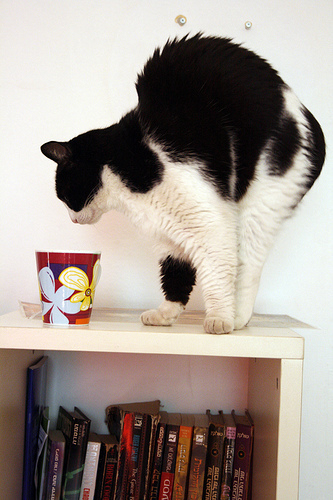
#> input picture Project2/000000542054.jpg, 333 x 500 px
$ jupyter execute q4.ipynb   (older library calls are emulated)
#> lines starting #> are read from the running program, lines starting #| are printed output that depends on the picture; after the words box and inside, x2 and y2 are one past the last pixel; in counts of white or black regions, pixels touching at a corner belong together
[cell 1]
import matplotlib.pyplot as plt
import numpy as np
import cv2
import json

[cell 2]
def apply_watershed(image):
    gray = cv2.cvtColor(image, cv2.COLOR_BGR2GRAY)
    _, thresh = cv2.threshold(gray, 0, 255, cv2.THRESH_BINARY_INV + cv2.THRESH_OTSU)
    kernel = np.ones((3, 3), np.uint8)
    opening = cv2.morphologyEx(thresh, cv2.MORPH_OPEN, kernel, iterations=2)
    sure_bg = cv2.dilate(opening, kernel, iterations=3)
    dist_transform = cv2.distanceTransform(opening, cv2.DIST_L2, 5)
    _, sure_fg = cv2.threshold(dist_transform, 0.5 * dist_transform.max(), 255, 0)
    sure_fg = np.uint8(sure_fg)
    unknown = cv2.subtract(sure_bg, sure_fg)
    _, markers = cv2.connectedComponents(sure_fg)
    markers = markers + 1
    markers[unknown == 255] = 0
    markers = cv2.watershed(image, markers)
    image[markers == -1] = [255, 0, 0]  # Mark boundaries in red
    mask = (markers > 1).astype(np.uint8) * 255  # Convert regions into binary mask
    return mask

[cell 3]
def apply_otsu(image):
    gray = cv2.cvtColor(image, cv2.COLOR_BGR2GRAY)
    blur = cv2.GaussianBlur(gray, (5, 5), 0)
    _, thresh = cv2.threshold(blur, 0, 255, cv2.THRESH_BINARY + cv2.THRESH_OTSU)
    return thresh

[cell 4]
def apply_kmeans(image, K=3):
    Z = image.reshape((-1, 3))
    Z = np.float32(Z)
    criteria = (cv2.TERM_CRITERIA_EPS + cv2.TERM_CRITERIA_MAX_ITER, 10, 1.0)
    _, label, center = cv2.kmeans(Z, K, None, criteria, 10, cv2.KMEANS_RANDOM_CENTERS)
    center = np.uint8(center)
    res = center[label.flatten()]
    res2 = res.reshape((image.shape))
    gray = cv2.cvtColor(res2, cv2.COLOR_BGR2GRAY)
    _, binary = cv2.threshold(gray, 128, 255, cv2.THRESH_BINARY)
    return binary

[cell 5]
def apply_canny(image):
    gray = cv2.cvtColor(image, cv2.COLOR_BGR2GRAY)
    edges = cv2.Canny(gray, 50, 150)
    return edges

[cell 6]
def apply_adaptive_threshold(image):
    gray = cv2.cvtColor(image, cv2.COLOR_BGR2GRAY)
    adaptive_thresh = cv2.adaptiveThreshold(gray, 255, cv2.ADAPTIVE_THRESH_GAUSSIAN_C,
                                            cv2.THRESH_BINARY, 11, 2)
    return adaptive_thresh

[cell 7]
def apply_mean_shift(image):
    mean_shift = cv2.pyrMeanShiftFiltering(image, sp=21, sr=41)
    mean_shift_gray = cv2.cvtColor(mean_shift, cv2.COLOR_BGR2GRAY)
    _, mean_shift_mask = cv2.threshold(mean_shift_gray, 0, 255, cv2.THRESH_BINARY + cv2.THRESH_OTSU)
    return mean_shift_mask

[cell 8]
def apply_log(image):
    gray = cv2.cvtColor(image, cv2.COLOR_BGR2GRAY)
    log_edges = cv2.Laplacian(gray, cv2.CV_64F)
    log_edges = np.uint8(np.absolute(log_edges))
    _, log_mask = cv2.threshold(log_edges, 0, 255, cv2.THRESH_BINARY + cv2.THRESH_OTSU)
    return log_mask

[cell 9]
def ensure_foreground_white(mask):
    if np.sum(mask == 255) < np.sum(mask == 0):
        return cv2.bitwise_not(mask)
    return mask

def segment_image(img):
    # Original methods
    gray = cv2.cvtColor(img, cv2.COLOR_BGR2GRAY)
    lab = cv2.cvtColor(img, cv2.COLOR_BGR2LAB)
    l_channel, a_channel, b_channel = cv2.split(lab)

    _, otsu_mask = cv2.threshold(gray, 0, 255, cv2.THRESH_BINARY + cv2.THRESH_OTSU)
    otsu_mask = ensure_foreground_white(otsu_mask)

    a_thresh = cv2.adaptiveThreshold(a_channel, 255, cv2.ADAPTIVE_THRESH_GAUSSIAN_C,
                                    cv2.THRESH_BINARY_INV, 11, 2)
    a_thresh = ensure_foreground_white(a_thresh)

    Z = img.reshape((-1, 3))
    Z = np.float32(Z)
    _, label, center = cv2.kmeans(Z, 2, None, (cv2.TERM_CRITERIA_EPS + cv2.TERM_CRITERIA_MAX_ITER, 10, 1.0), 10, cv2.KMEANS_RANDOM_CENTERS)
    clustered_img = center[label.flatten()].reshape(img.shape)
    clustered_gray = cv2.cvtColor(np.uint8(clustered_img), cv2.COLOR_BGR2GRAY)
    _, kmeans_mask = cv2.threshold(clustered_gray, 0, 255, cv2.THRESH_BINARY + cv2.THRESH_OTSU)
    kmeans_mask = ensure_foreground_white(kmeans_mask)

    edges = cv2.Canny(gray, 50, 150)
    kernel = np.ones((3, 3), np.uint8)
    canny_mask = cv2.dilate(edges, kernel, iterations=1)
    canny_mask = cv2.morphologyEx(canny_mask, cv2.MORPH_CLOSE, kernel, iterations=2)
    canny_mask = ensure_foreground_white(canny_mask)

    dist_transform = cv2.distanceTransform(otsu_mask, cv2.DIST_L2, 5)
    _, sure_fg = cv2.threshold(dist_transform, 0.7 * dist_transform.max(), 255, 0)
    sure_fg = np.uint8(sure_fg)
    unknown = cv2.subtract(cv2.dilate(otsu_mask, kernel, iterations=3), sure_fg)
    markers = cv2.connectedComponents(sure_fg)[1] + 1
    markers[unknown == 255] = 0
    markers = cv2.watershed(img, markers)
    watershed_mask = np.zeros_like(gray)
    watershed_mask[markers > 1] = 255
    watershed_mask = ensure_foreground_white(watershed_mask)

    mean_shift_mask = ensure_foreground_white(apply_mean_shift(img))
    log_mask = ensure_foreground_white(apply_log(img))

    # Combine all masks into a list for voting
    masks = [otsu_mask, a_thresh, kmeans_mask, canny_mask, watershed_mask, mean_shift_mask, log_mask]
    stacked_masks = np.stack(masks, axis=2)

    # Voting: count votes for foreground (white) in each pixel
    vote_counts = np.sum(stacked_masks == 255, axis=2)
    vote_threshold = 4  # Majority vote threshold (adjust based on number of methods)
    final_mask = np.where(vote_counts >= vote_threshold, 255, 0).astype(np.uint8)

    # Final smoothing with Gaussian blur
    final_mask = cv2.GaussianBlur(final_mask, (3, 3), 0)

    return final_mask

[cell 10]
def load_ground_truth_mask(json_file, image_shape):
    with open(json_file, 'r') as f:
        annotations = json.load(f)

    # Initialize an empty mask
    ground_truth_mask = np.zeros(image_shape[:2], dtype=np.uint8)

    # Iterate through each annotation and draw the polygon on the mask
    for annotation in annotations:
        segmentation = annotation['segmentation']
        for poly in segmentation:
            # Convert the polygon points to integer pixel coordinates
            polygon = np.array(poly, dtype=np.int32).reshape((-1, 2))
            cv2.fillPoly(ground_truth_mask, [polygon], 1)  # Fill the polygon with 1 for foreground

    ground_truth_mask *= 255  # Scale to 255 for visualization and compatibility with other masks
    return ground_truth_mask

[cell 11]
def invert_mask(mask):
    return cv2.bitwise_not(mask)

def calculate_iou(segmentation, ground_truth):
    # Calculate IoU for original mask
    intersection = np.logical_and(segmentation, ground_truth)
    union = np.logical_or(segmentation, ground_truth)
    iou_original = np.sum(intersection) / np.sum(union) if np.sum(union) != 0 else 0

    # Calculate IoU for inverted mask
    inverted_segmentation = invert_mask(segmentation)
    intersection_inverted = np.logical_and(inverted_segmentation, ground_truth)
    union_inverted = np.logical_or(inverted_segmentation, ground_truth)
    iou_inverted = np.sum(intersection_inverted) / np.sum(union_inverted) if np.sum(union_inverted) != 0 else 0

    # Return the higher IoU score
    return max(iou_original, iou_inverted)

[cell 12]
# Load the original image
img = cv2.imread('000000542054.jpg')  # Make sure this path is correct
#> img is the input picture: shape (500, 333, 3); mean B, G, R 143.7, 151, 161.3

# Load the ground truth mask from JSON
ground_truth = load_ground_truth_mask('annotations_542054.json', img.shape)
#> (reads Project2/annotations_542054.json from the repository)

# Apply segmentation algorithms
watershed_result = apply_watershed(img.copy())
#> in apply_watershed, `_, thresh = cv2.threshold(gray, 0, 255, cv2.THRESH_BINARY_INV + cv2.TH..`:
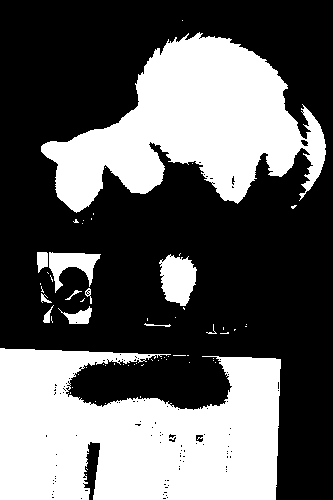
#> thresh: shape (500, 333); 37.9% white; 65 white regions (53 under 20 px), largest, box (x1, y1, x2, y2) and area: (0, 348, 281, 500) 33418, (41, 32, 326, 213) 26369, (159, 254, 197, 306) 1394
#> in apply_watershed, `opening = cv2.morphologyEx(thresh, cv2.MORPH_OPEN, kernel, iterations=2)`: opening: shape (500, 333); 36.9% white; 9 white regions, largest, box (x1, y1, x2, y2) and area: (0, 348, 281, 500) 32742, (41, 36, 302, 212) 24962, (161, 257, 196, 306) 1333
#> in apply_watershed, `sure_bg = cv2.dilate(opening, kernel, iterations=3)`: sure_bg: shape (500, 333); 42.3% white; 6 white regions, box (x1, y1, x2, y2) and area: (0, 345, 284, 500) 35823, (38, 33, 329, 215) 30142, (158, 254, 199, 309) 1877, (34, 249, 103, 291) 1839, (65, 307, 94, 327) 516, (41, 311, 53, 326) 179
#> in apply_watershed, `_, sure_fg = cv2.threshold(dist_transform, 0.5 * dist_transform.max(),..`: sure_fg: shape (500, 333) float32; 4.5% white; 5 white regions (1 under 20 px), largest, box (x1, y1, x2, y2) and area: (167, 68, 257, 146) 4602, (0, 379, 27, 500) 2573, (124, 459, 138, 500) 292, (199, 492, 211, 500) 60
#> in apply_watershed, `_, markers = cv2.connectedComponents(sure_fg)`: markers: shape (500, 333) int32; 6 distinct labels, from 0 to 5
#> in apply_watershed, `markers = markers + 1`: markers: shape (500, 333) int32; 6 distinct labels, from 1 to 6
#> in apply_watershed, `markers[unknown == 255] = 0`: markers: shape (500, 333) int32; 7 distinct labels, from 0 to 6
#> in apply_watershed, `markers = cv2.watershed(image, markers)`:
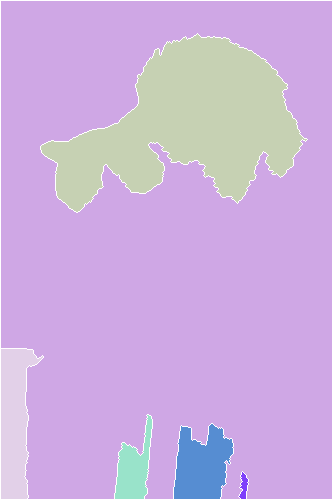
#> markers: shape (500, 333) int32; 7 distinct labels, from -1 to 6; one colour per label, 0 black, -1 white
#> in apply_watershed, `image[markers == -1] = [255, 0, 0]`:
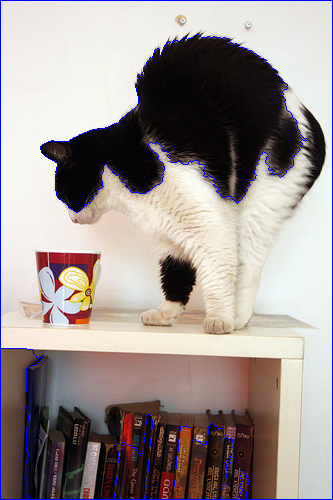
#> image: shape (500, 333, 3); 1.94% of pixels changed, all inside (x1, y1, x2, y2) = (0, 0, 333, 500)
#> in apply_watershed, `mask = (markers > 1).astype(np.uint8) * 255`: mask: shape (500, 333); 20.1% white; 5 white regions, box (x1, y1, x2, y2) and area: (41, 34, 307, 212) 24421, (1, 349, 43, 499) 3943, (174, 424, 233, 499) 3267, (115, 415, 152, 499) 1658, (239, 472, 248, 499) 137
otsu_result = apply_otsu(img.copy())
#> in apply_otsu, `_, thresh = cv2.threshold(blur, 0, 255, cv2.THRESH_BINARY + cv2.THRESH..`:
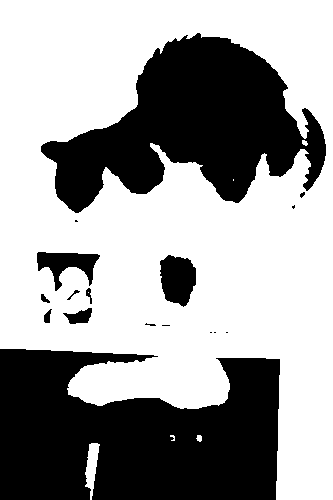
#> thresh: shape (500, 333); 62.2% white; 17 black regions (8 under 20 px), largest, box (x1, y1, x2, y2) and area: (0, 349, 280, 500) 33406, (41, 33, 326, 213) 26464, (160, 255, 196, 307) 1414
kmeans_result = apply_kmeans(img.copy())
#> in apply_kmeans, `_, label, center = cv2.kmeans(Z, K, None, criteria, 10, cv2.KMEANS_RAN..`: center = [[99.33, 112.1, 143.1], [19.37, 20.01, 31.53], [221, 230.1, 233.5]]
#> in apply_kmeans, `center = np.uint8(center)`: center = [[99, 112, 143], [19, 20, 31], [221, 230, 233]]
#> in apply_kmeans, `_, binary = cv2.threshold(gray, 128, 255, cv2.THRESH_BINARY)`: binary: shape (500, 333); 55.1% white; 111 black regions (102 under 20 px), largest, box (x1, y1, x2, y2) and area: (0, 348, 282, 500) 40950, (40, 31, 326, 224) 28050, (141, 243, 232, 335) 2729
canny_result = apply_canny(img.copy())
#> in apply_canny, `edges = cv2.Canny(gray, 50, 150)`: edges: shape (500, 333); 8.6% white in thin lines or dots
adaptive_thresh_result = apply_adaptive_threshold(img.copy())
#> in apply_adaptive_threshold, `adaptive_thresh = cv2.adaptiveThreshold(gray, 255, cv2.ADAPTIVE_THRESH..`:
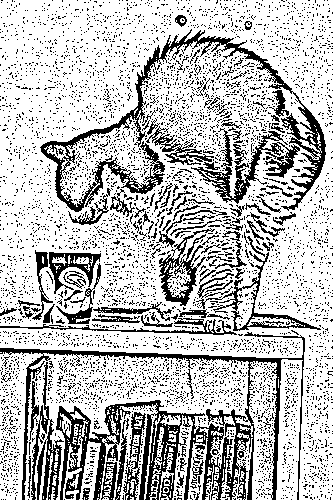
#> adaptive_thresh: shape (500, 333); 73.7% white; black in thin lines or dots
mean_shift_result = apply_mean_shift(img.copy())
#> in apply_mean_shift, `_, mean_shift_mask = cv2.threshold(mean_shift_gray, 0, 255, cv2.THRESH..`: mean_shift_mask: shape (500, 333); 64.2% white; 37 black regions (27 under 20 px), largest, box (x1, y1, x2, y2) and area: (0, 348, 281, 500) 30209, (41, 32, 326, 212) 26257, (160, 255, 197, 306) 1351
log_result = apply_log(img.copy())
#> in apply_log, `_, log_mask = cv2.threshold(log_edges, 0, 255, cv2.THRESH_BINARY + cv2..`: log_mask: shape (500, 333); 6.3% white in thin lines or dots
our_result = segment_image(img.copy())
#> in segment_image, `lab = cv2.cvtColor(img, cv2.COLOR_BGR2LAB)`: lab: shape (500, 333, 3); mean of channels 0, 1, 2 156, 131.1, 133.5
#> in segment_image, `l_channel, a_channel, b_channel = cv2.split(lab)`:
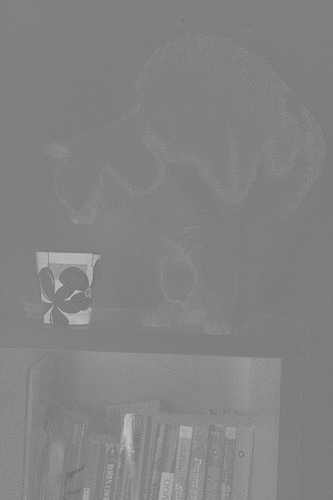
#> a_channel: shape (500, 333); min 108, max 194, mean 131.1
#> in segment_image, `a_thresh = cv2.adaptiveThreshold(a_channel, 255, cv2.ADAPTIVE_THRESH_G..`:
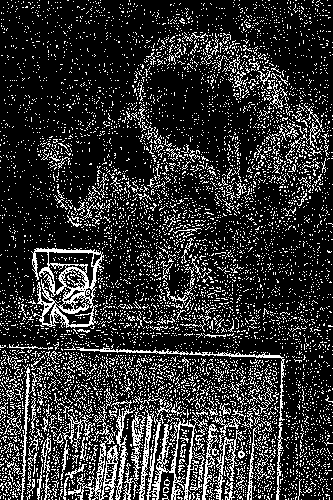
#> a_thresh: shape (500, 333); 19.5% white in thin lines or dots
#> in ensure_foreground_white (call 2), `return cv2.bitwise_not(mask)`: returned value: shape (500, 333); 80.5% white; black in thin lines or dots
#> in segment_image, `_, label, center = cv2.kmeans(Z, 2, None, (cv2.TERM_CRITERIA_EPS + cv2..`: center = [[210.6, 220.1, 226], [33.82, 37.38, 54.84]]
#> in segment_image, `clustered_img = center[label.flatten()].reshape(img.shape)`:
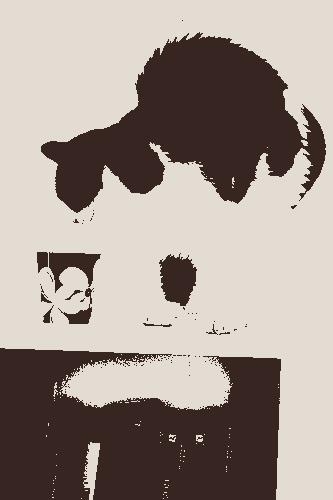
#> clustered_img: shape (500, 333, 3) float32; mean B, G, R 143.8, 151.1, 161.1
#> in segment_image, `clustered_gray = cv2.cvtColor(np.uint8(clustered_img), cv2.COLOR_BGR2G..`: clustered_gray: shape (500, 333); values 42 (black) and 221 (white), 62.2% white; 103 black regions (92 under 20 px), largest, box (x1, y1, x2, y2) and area: (0, 348, 281, 500) 33168, (41, 32, 326, 213) 26400, (159, 253, 197, 306) 1409
#> in segment_image, `canny_mask = cv2.dilate(edges, kernel, iterations=1)`: canny_mask: shape (500, 333); 25.4% white; 6 white regions, box (x1, y1, x2, y2) and area: (0, 30, 327, 500) 25557, (20, 354, 256, 500) 15724, (244, 212, 266, 258) 572, (173, 13, 188, 28) 177, (260, 201, 280, 215) 138, (243, 19, 254, 31) 110
#> in segment_image, `canny_mask = cv2.morphologyEx(canny_mask, cv2.MORPH_CLOSE, kernel, ite..`: canny_mask: shape (500, 333); 29.1% white; 3 white regions, box (x1, y1, x2, y2) and area: (0, 30, 327, 500) 48180, (173, 13, 188, 28) 179, (243, 19, 254, 31) 110
#> in segment_image, `_, sure_fg = cv2.threshold(dist_transform, 0.7 * dist_transform.max(),..`: sure_fg: shape (500, 333) float32; 1.2% white; 1 white region, box (x1, y1, x2, y2) and area: (0, 0, 60, 46) 1982
#> in segment_image, `unknown = cv2.subtract(cv2.dilate(otsu_mask, kernel, iterations=3), su..`: unknown: shape (500, 333); 68.1% white; 11 black regions (3 under 20 px), largest, box (x1, y1, x2, y2) and area: (0, 351, 278, 500) 28081, (45, 40, 298, 208) 21360, (0, 0, 60, 46) 1982
#> in segment_image, `markers[unknown == 255] = 0`:
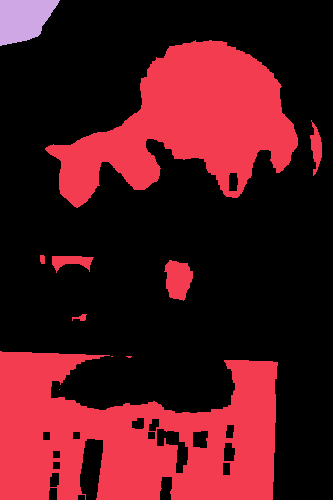
#> markers: shape (500, 333) int32; 3 distinct labels, from 0 to 2; one colour per label, 0 black
#> in segment_image, `markers = cv2.watershed(img, markers)`:
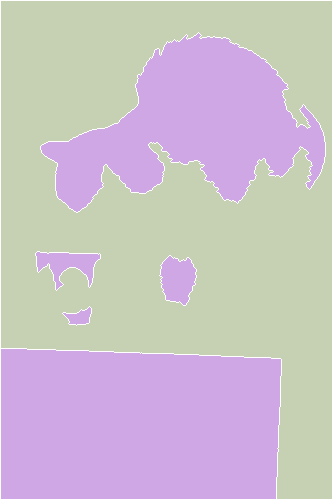
#> markers: shape (500, 333) int32; 3 distinct labels, from -1 to 2; one colour per label, 0 black, -1 white


# Calculate IoU scores
iou_watershed = calculate_iou(watershed_result, ground_truth)
#> in calculate_iou, `iou_original = np.sum(intersection) / np.sum(union) if np.sum(union) !..`: iou_original = 0.39
#> in calculate_iou, `iou_inverted = np.sum(intersection_inverted) / np.sum(union_inverted) ..`: iou_inverted = 0.253
#> iou_watershed = 0.39
iou_otsu = calculate_iou(otsu_result, ground_truth)
#> iou_otsu = 0.543
iou_kmeans = calculate_iou(kmeans_result, ground_truth)
#> iou_kmeans = 0.532
iou_canny = calculate_iou(canny_result, ground_truth)
#> iou_canny = 0.362
iou_adaptive_thresh = calculate_iou(adaptive_thresh_result, ground_truth)
#> iou_adaptive_thresh = 0.329
iou_mean_shift = calculate_iou(mean_shift_result, ground_truth)
#> iou_mean_shift = 0.554
iou_log = calculate_iou(log_result, ground_truth)
#> iou_log = 0.377
iou_our = calculate_iou(our_result, ground_truth)
#> iou_our = 0.563

# Print IoU scores
print("IoU Scores:")
print(f"Watershed: {iou_watershed:.4f}")
#| Watershed: 0.3898
print(f"Otsu's Thresholding: {iou_otsu:.4f}")
#| Otsu's Thresholding: 0.5434
print(f"k-means Clustering: {iou_kmeans:.4f}")
#| k-means Clustering: 0.5315
print(f"Canny Edge Detection: {iou_canny:.4f}")
#| Canny Edge Detection: 0.3619
print(f"Adaptive Thresholding: {iou_adaptive_thresh:.4f}")
#| Adaptive Thresholding: 0.3294
print(f"Mean Shift: {iou_mean_shift:.4f}")
#| Mean Shift: 0.5540
print(f"Laplacian of Gaussian: {iou_log:.4f}")
#| Laplacian of Gaussian: 0.3774
print(f"Our Method: {iou_our:.4f}")
#| Our Method: 0.5632

fig, axs = plt.subplots(2, 5, figsize=(25, 10))

# Original image
axs[0, 0].imshow(cv2.cvtColor(img, cv2.COLOR_BGR2RGB))
axs[0, 0].set_title('Original Image')
axs[0, 0].axis('off')

# Ground truth
axs[0, 1].imshow(ground_truth, cmap='gray')
axs[0, 1].set_title('Ground Truth Mask')
axs[0, 1].axis('off')

# Watershed
axs[0, 2].imshow(watershed_result, cmap='gray')
axs[0, 2].set_title(f'Watershed\nIoU: {iou_watershed:.4f}')
axs[0, 2].axis('off')

# Otsu's Thresholding
axs[0, 3].imshow(otsu_result, cmap='gray')
axs[0, 3].set_title(f'Otsu\nIoU: {iou_otsu:.4f}')
axs[0, 3].axis('off')

# k-means Clustering
axs[1, 0].imshow(kmeans_result, cmap='gray')
axs[1, 0].set_title(f'k-means\nIoU: {iou_kmeans:.4f}')
axs[1, 0].axis('off')

# Canny Edge Detection
axs[1, 1].imshow(canny_result, cmap='gray')
axs[1, 1].set_title(f'Canny Edge\nIoU: {iou_canny:.4f}')
axs[1, 1].axis('off')

# Adaptive Thresholding
axs[1, 2].imshow(adaptive_thresh_result, cmap='gray')
axs[1, 2].set_title(f'Adaptive Threshold\nIoU: {iou_adaptive_thresh:.4f}')
axs[1, 2].axis('off')

# Mean Shift
axs[1, 3].imshow(mean_shift_result, cmap='gray')
axs[1, 3].set_title(f'Mean Shift\nIoU: {iou_mean_shift:.4f}')
axs[1, 3].axis('off')

# Laplacian of Gaussian
axs[0, 4].imshow(log_result, cmap='gray')
axs[0, 4].set_title(f'Laplacian of Gaussian\nIoU: {iou_log:.4f}')
axs[0, 4].axis('off')

# Our Method
axs[1, 4].imshow(our_result, cmap='gray')
axs[1, 4].set_title(f'Our Method\nIoU: {iou_our:.4f}', color='red')
axs[1, 4].axis('off')

plt.show()
